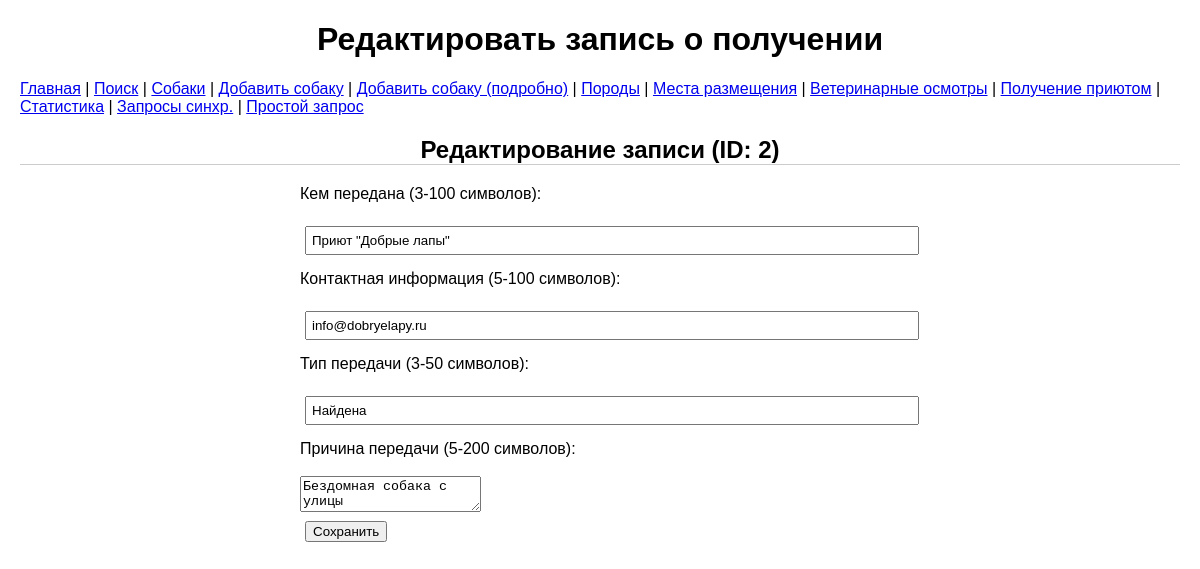
The app's page /edit_getting/2 with its own data.
### tables this page shows
CREATE TABLE "getting" (
	"id"	INTEGER,
	"getting_by"	VARCHAR(100),
	"contact_info"	VARCHAR(100),
	"getting_type"	VARCHAR(50),
	"reason"	VARCHAR(100),
	PRIMARY KEY("id" AUTOINCREMENT)
);

### flask_app.py (the view, shortened to what this page needs)
@app.route('/edit_getting/<int:id>', methods=['GET', 'POST'])
def edit_getting(id):
    errors = []
    with get_db_connection() as conn:
        cursor = conn.cursor()
        dogs = cursor.execute("SELECT id, name FROM dogs ORDER BY name").fetchall()
    with get_db_connection() as conn:
        cursor = conn.cursor()
        getting = cursor.execute("""
            SELECT id, getting_by, contact_info, getting_type, reason
            FROM getting
            WHERE id = ?
        """, (id,)).fetchone()
        if not getting:
            errors.append("Запись не найдена")
    return render_template('edit_getting.html', getting=getting, dogs=dogs, errors=errors)

### flask_app.py (called while the page is built)
def get_db_connection():
    active_db = session.get('active_db', DB_PATH_1)
    conn = sqlite3.connect(active_db, timeout=10)
    conn.row_factory = sqlite3.Row
    return LoggingConnection(conn)

    def __getattr__(self, name):
        return getattr(self.conn, name)

    def __enter__(self):
        self.conn.__enter__()
        return self

    def __exit__(self, exc_type, exc_val, exc_tb):
        self.conn.__exit__(exc_type, exc_val, exc_tb)

### templates/edit_getting.html (shortened to what this page needs)
<!DOCTYPE html>
<html lang="ru">
<head>
    <link rel="stylesheet" href="{{ url_for('static', filename='style.css') }}">
</head>
<body>
    <h1>Редактировать запись о получении</h1>
       <nav>
        <a href="/">Главная</a> |
        <a href="/search">Поиск</a> |
        <a href="/view">Собаки</a> |
        <a href="/add">Добавить собаку</a> |
        <a href="/add_detailed">Добавить собаку (подробно)</a> |
        <a href="/breeds">Породы</a> |
        <a href="/locations">Места размещения</a> |
        <a href="/vet_examinations">Ветеринарные осмотры</a> |
        <a href="/getting">Получение приютом</a> |
        <a href="/stats">Статистика</a> |
        <a href="/sync_queries">Запросы синхр.</a> |
        <a href="/simple_query">Простой запрос</a>
    </nav>
    <h2>Редактирование записи (ID: {{ getting['id'] }})</h2>
    <form method="POST">
        <label for="getting_by">Кем передана (3-100 символов):</label><br>
        <input type="text" name="getting_by" id="getting_by" value="{{ getting['getting_by'] }}" required><br>
        <label for="contact_info">Контактная информация (5-100 символов):</label><br>
        <input type="text" name="contact_info" id="contact_info" value="{{ getting['contact_info'] }}" required><br>
        <label for="getting_type">Тип передачи (3-50 символов):</label><br>
        <input type="text" name="getting_type" id="getting_type" value="{{ getting['getting_type'] }}" required><br>
        <label for="reason">Причина передачи (5-200 символов):</label><br>
        <textarea name="reason" id="reason" required>{{ getting['reason'] }}</textarea><br>
        <button type="submit">Сохранить</button>
    </form>
</body>
</html>

### static/style.css (style rules this page uses)
body { font-family: Arial, sans-serif; margin: 20px; }
nav { margin-bottom: 20px; }
form { margin-bottom: 20px; }
input, button { margin: 5px; }
form { max-width: 600px; margin: 20px auto; }
label { display: block; margin-top: 10px; }
input, select { width: 100%; padding: 5px; margin-top: 5px; }
h2 { margin-top: 20px; text-align: center; border-bottom: 1px solid #ccc; }
h1 { text-align: center; }

### records on screen
getting: id "2", getting_by "Приют \"Добрые лапы\"", contact_info "info@dobryelapy.ru", getting_type "Найдена", reason "Бездомная собака с улицы"
